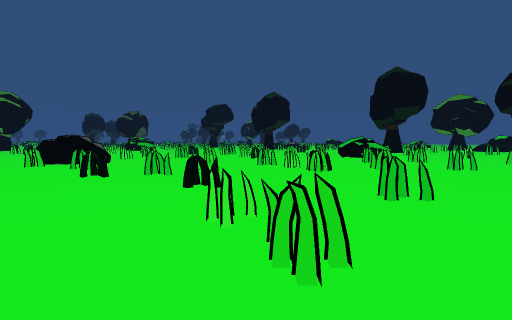
[1] (above)

23 first-person views from a walk through a Unity game level. The camera is 1.4 m above the floor, tilts 4° down and sees 90° across. The floor is counted in squares, 2 m on a side. Each view is taken from the middle of a square. On the plan, view 1 faces up. The plan holds only what a view shows up to about 9 squares ahead; the rest is blank. The place goes on beyond the plan. The player is left out.

[2]
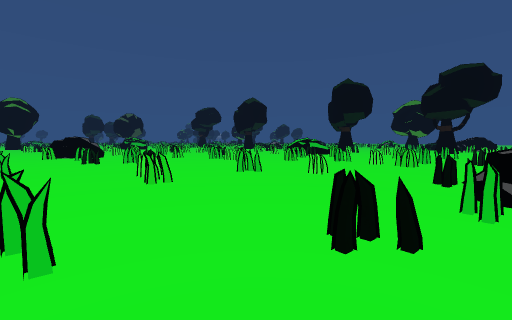

[3]
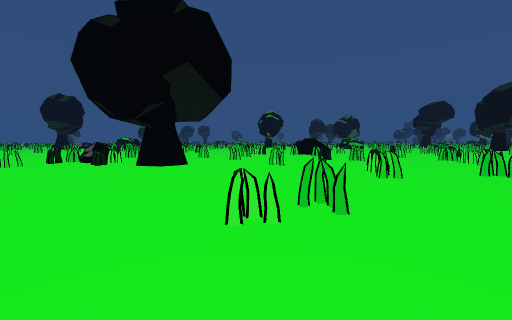

[4]
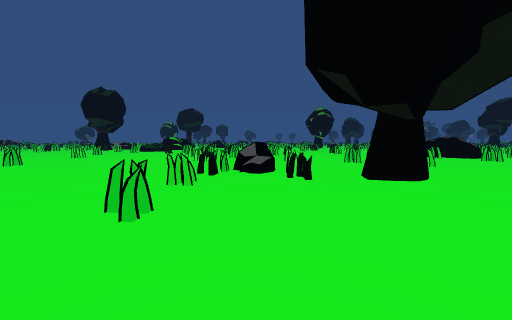

[5]
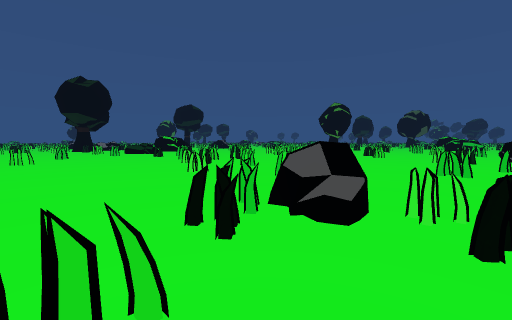

[6]
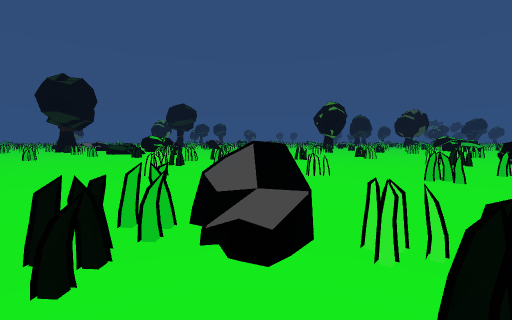

[7]
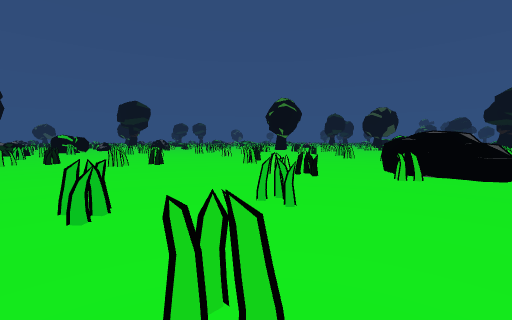

[8]
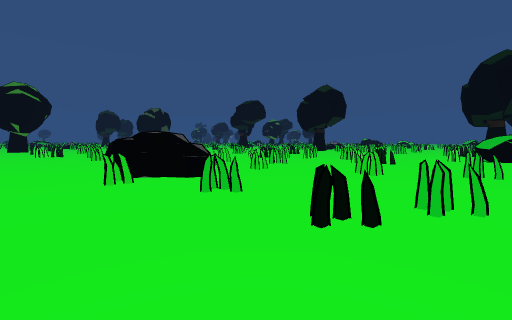

[9]
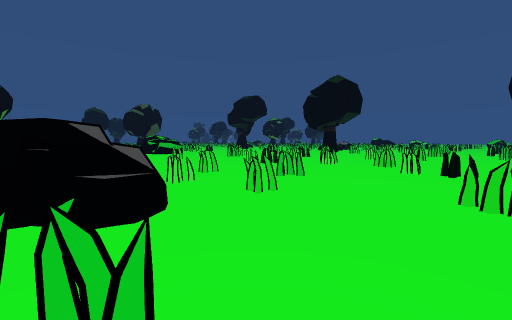

[10]
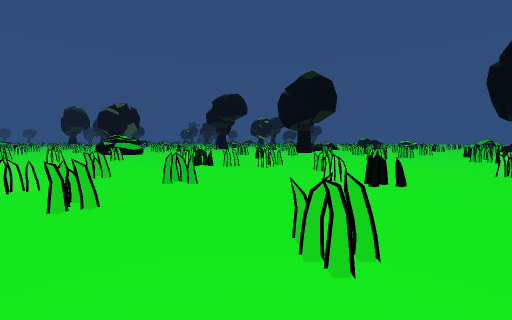

[11]
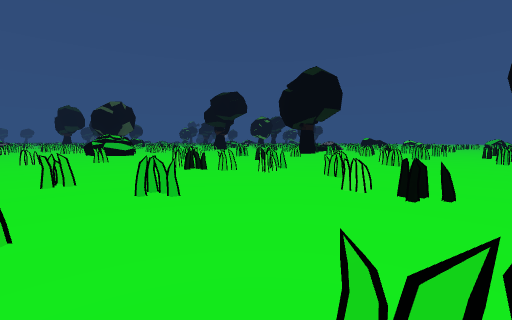

[12]
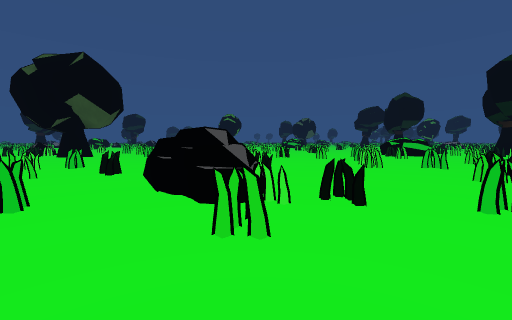

[13]
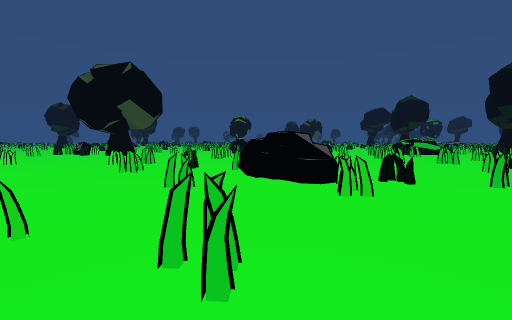

[14]
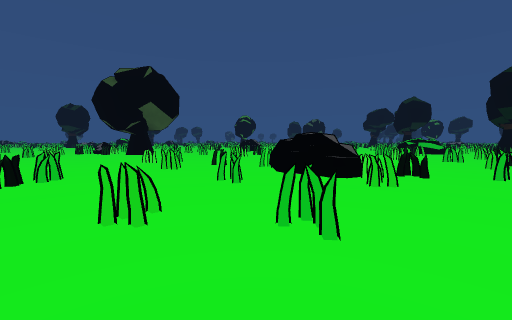

[15]
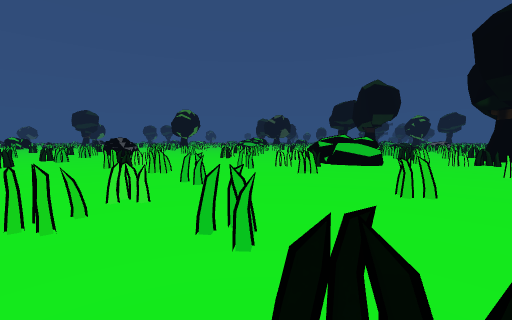

[16]
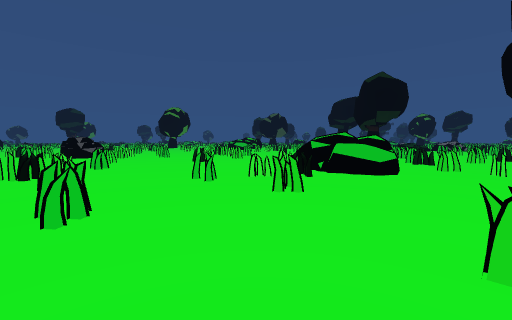

[17]
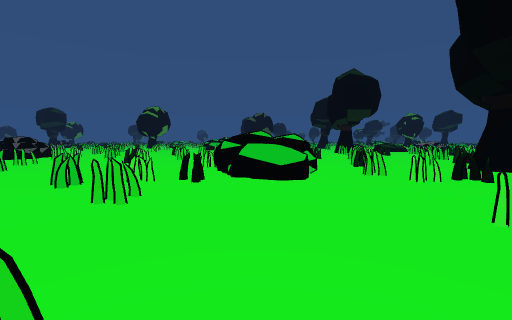

[18]
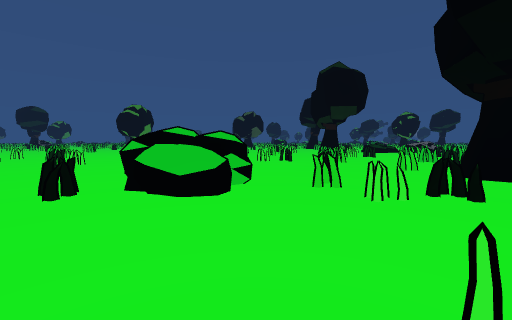

[19]
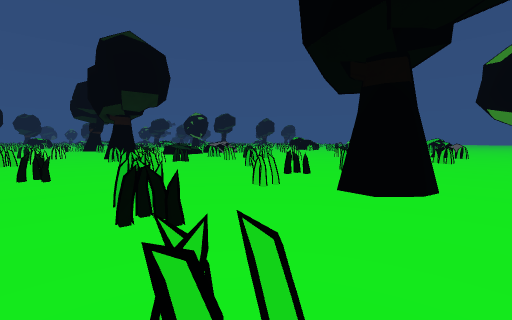

[20]
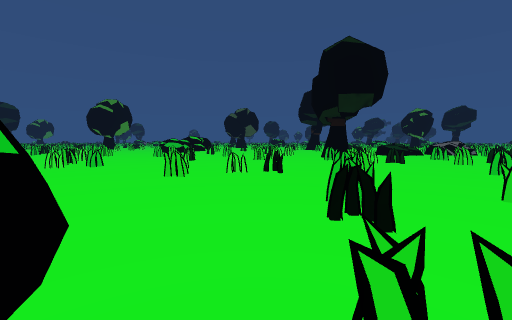

[21]
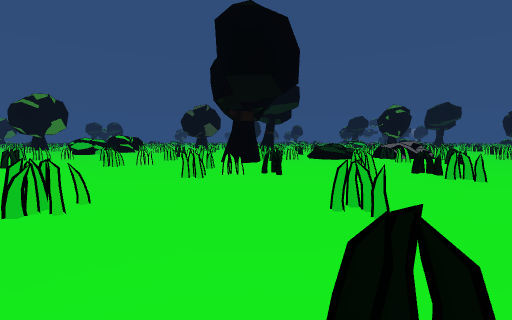

[22]
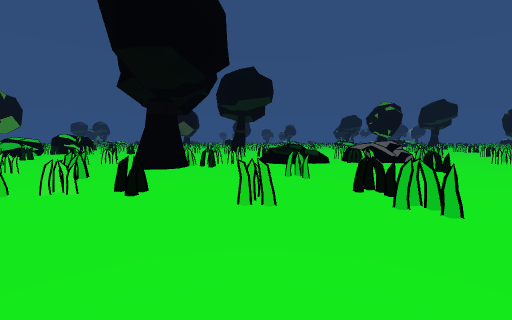

[23]
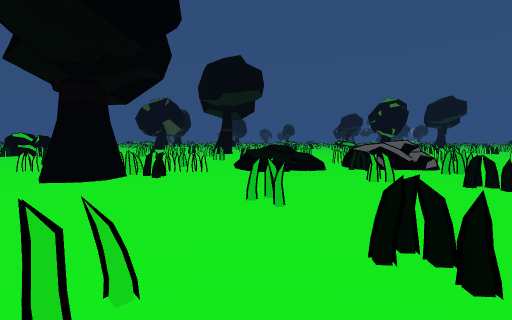

### Floor plan
Key: @ floor where view 1 was taken; # wall or solid block; x gap in a wall; . floor; = window, fence, low wall or low ledge; O other object.
Columns run from 19 left of view 1 to 9 right of it. Each row starts with its distance up from view 1.
 28                    ..==.=.=.
 27                    =.=......
 26                     ##......
 25                     ##..=.=.
 24                .= =.O.....#.
 23                ...=......=.=
 22                ......=.=.....
 21                 =..=..==..=..
 20                 ...=........=
 19                 ...........==
 18                  =....=.=....
 17            .=.. ......=...=.O
 16          .=.........==...#...
 15          ......====......=...
 14            .....==........=.=
 13            ........=....##.=.
 12        ...  ..=...=...=###...
 11        ..... .=.=..=........=
 10         ....  .=.......=.....
  9          ... OO..=.....=.=...
  8        .=...OOO....=.......=.
  7       .....=.===....=.=......
  6       =...=......=..==..#....
  5      .=.........==.......=.=x
  4    ...=.....=.....=......=...
  3   ..=......=.=.......==.....=
  2   .......=......=..=.........
  1     =x.............=....=...=
  0   .......=... .....@....OO.==
 -1  ......=..OO.O.....=..=xOO#..
 -2 ..........#O#......==.....==.
 -3 .=........=...........=.#....
 -4 .=.........=...............=.
 -5    .........=....=....=..==..
 -6      ...........   ...=......

Where each view was taken, in squares from view 1:
view 1: 0 up, 0 right, facing up
view 2: 3 down, 2 right, facing up
view 3: 4 down, 2 right, facing up-left
view 4: 6 down, 4 left, facing up-left
view 5: 4 down, 7 left, facing up-left
view 6: 3 down, 7 left, facing up-left
view 7: 2 up, 5 left, facing up-left
view 8: 3 up, 4 left, facing up
view 9: 6 up, 4 left, facing up
view 10: 7 up, 2 left, facing up
view 11: 8 up, 2 left, facing up
view 12: 3 down, 9 right, facing up-left
view 13: 5 down, 9 right, facing up-left
view 14: 6 down, 9 right, facing up-left
view 15: 4 up, 9 right, facing up-left
view 16: 6 up, 8 right, facing up-left
view 17: 8 up, 9 right, facing up-left
view 18: 10 up, 9 right, facing up-left
view 19: 13 up, 7 right, facing up
view 20: 13 up, 7 right, facing up-left
view 21: 18 up, 8 right, facing up-left
view 22: 21 up, 8 right, facing up-left
view 23: 23 up, 7 right, facing up-left
